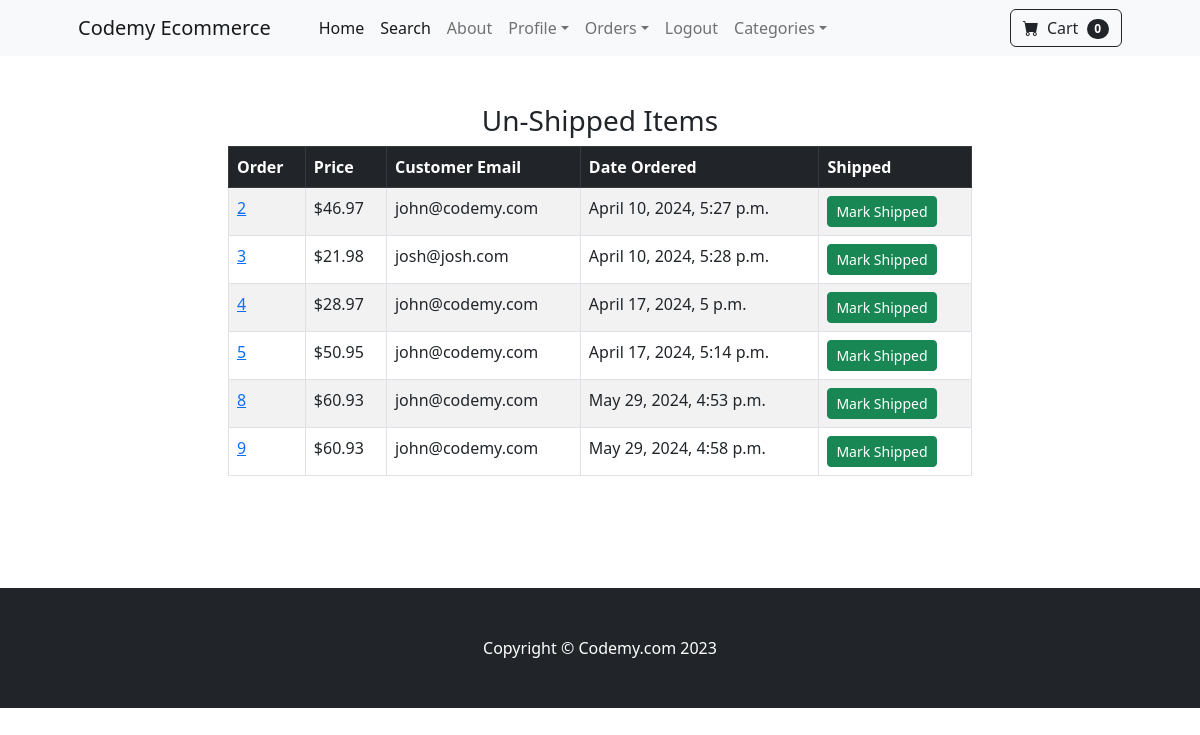
Page /payment/not_shipped_dash (signed in) on the committed database.
### payment/models.py (models this page shows, shortened)
class Order(models.Model):
	user = models.ForeignKey(User, on_delete=models.CASCADE, null=True, blank=True)
	full_name = models.CharField(max_length=250)
	email = models.EmailField(max_length=250)
	shipping_address = models.TextField(max_length=15000)
	amount_paid = models.DecimalField(max_digits=7, decimal_places=2)
	date_ordered = models.DateTimeField(auto_now_add=True)
	shipped = models.BooleanField(default=False)
	date_shipped = models.DateTimeField(blank=True, null=True)

### payment/views.py (the view, shortened to what this page needs)
# urls.py: path('not_shipped_dash', views.not_shipped_dash, name="not_shipped_dash"),
def not_shipped_dash(request):
	if request.user.is_authenticated and request.user.is_superuser:
		orders = Order.objects.filter(shipped=False)
		return render(request, "payment/not_shipped_dash.html", {"orders":orders})
	else:
		messages.success(request, "Access Denied")
		return redirect('home')

### cart/cart.py (called while the page is built)
	def __len__(self):
		return len(self.cart)

### cart/context_processors.py (called while the page is built)
def cart(request):
	return {'cart': Cart(request)}

### payment/templates/payment/not_shipped_dash.html (shortened to what this page needs)
{% extends 'base.html' %}
{% block content %}
        <div class="container">
        	<div class="row">
        		<center>
        			<div class="col-8">
        				<br/><br/>
<h3>Un-Shipped Items</h3>
<table class="table table-striped table-hover table-bordered">
  <thead class="table-dark">
    <tr>
      <th scope="col">Order</th>
      <th scope="col">Price</th>
      <th scope="col">Customer Email</th>
      <th scope="col">Date Ordered</th>
      <th scope="col">Shipped</th>
    </tr>
  </thead>
  <tbody>
  	{% for item in orders %}
    <tr>
      <td><a href="{% url 'orders' item.id %}">{{ item.id }}</a></td>
      <td>${{ item.amount_paid }}</td>
      <td>{{ item.email }}</td>
      <td>{{ item.date_ordered }}</td>
      <td>
        <form method="POST">
          <button type="Submit" class="btn btn-success btn-sm">Mark Shipped</button>
        </form>
      </td>
    </tr>
    {% endfor %}
  </tbody>
</table>
<br/><br/>
<br/><br/>
        			</div>
        		</center>
        	</div>
        </div>
{% endblock %}

### rows in the picture
Order: id "2", amount_paid "46.97", email "john@codemy.com", date_ordered "April 10, 2024, 5:27 p.m."
Order: id "3", amount_paid "21.98", email "josh@josh.com", date_ordered "April 10, 2024, 5:28 p.m."
Order: id "4", amount_paid "28.97", email "john@codemy.com", date_ordered "April 17, 2024, 5 p.m."
Order: id "5", amount_paid "50.95", email "john@codemy.com", date_ordered "April 17, 2024, 5:14 p.m."
Order: id "8", amount_paid "60.93", email "john@codemy.com", date_ordered "May 29, 2024, 4:53 p.m."
Order: id "9", amount_paid "60.93", email "john@codemy.com", date_ordered "May 29, 2024, 4:58 p.m."

### other values in the picture
{{ cart|length }} "0"
